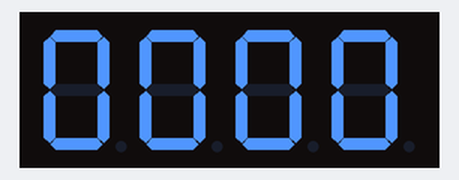
Bench run of a sketch on a simulated Arduino Uno, built with avr-gcc and run on an emulated ATmega328P. On the bench: 4-digit seven-segment display.

Above: at 0.05 s.
At 5.03 s:
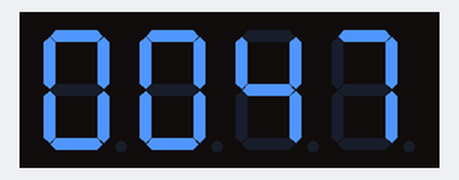
At 10.0 s:
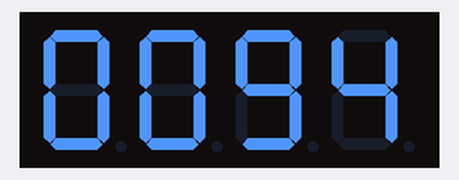
At 19.96 s:
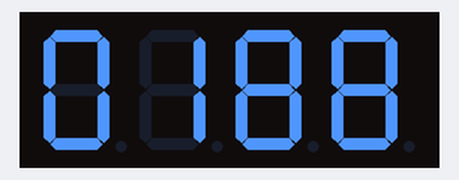
At 29.93 s:
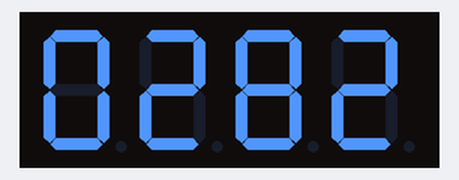
At 39.89 s:
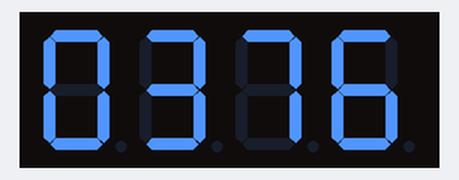

The sketch:

7segTest.ino
```cpp
#include "SevSeg.h"
SevSeg myDisplay;

unsigned long timer;
int deciSecond = 0;

void setup()
{
  int displayType = COMMON_CATHODE;
  int digit1 = 8; //Pin 1
  int digit2 = 5; //Pin 10
  int digit3 = 11; //Pin 4
  int digit4 = 13; //Pin 6
  int segA = 7; //Pin 12
  int segB = 6; //Pin 11
  int segC = 10; //Pin 3
  int segD = 3; //Pin 8
  int segE = 9; //Pin 2
  int segF = 4; //Pin 9
  int segG = 2; //Pin 7
  int segDP= 12; //Pin 5
  int numberOfDigits = 4;
  myDisplay.Begin(displayType, numberOfDigits, digit1, digit2, digit3, digit4, segA, segB, segC, segD, segE, segF, segG, segDP);
  myDisplay.SetBrightness(100);
  timer = millis();
}

void loop()
{
  char tempString[10]; //Used for sprintf
  sprintf(tempString, "%04d", deciSecond); //Convert deciSecond into a string that is right adjusted
  myDisplay.DisplayString(tempString, 0); //(numberToDisplay, decimal point location)

  //Other examples
  //myDisplay.DisplayString(tempString, 0); //Display string, no decimal point
  //myDisplay.DisplayString("-23b", 3); //Display string, decimal point in third position

  //Check if 10ms has elapsed
  if (millis() - timer >= 100)
  {
    timer = millis();
    deciSecond++;
  }
  delay(5);
}
```
